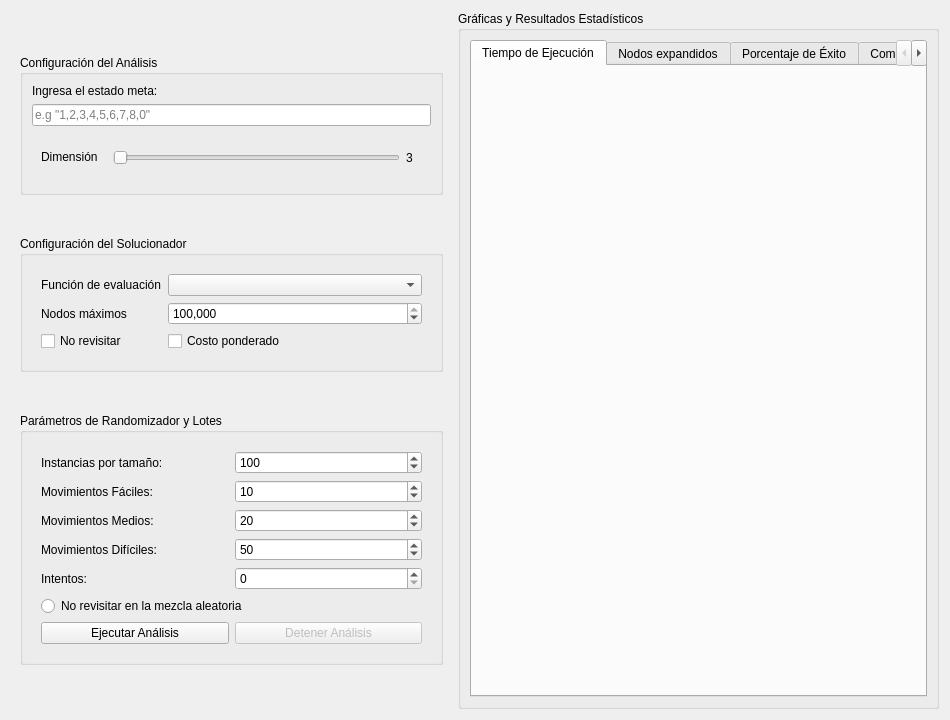
<?xml version="1.0" encoding="UTF-8"?>
<ui version="4.0">
 <class>AnalysisTab</class>
 <widget class="QWidget" name="AnalysisTab">
  <property name="geometry">
   <rect>
    <x>0</x>
    <y>0</y>
    <width>950</width>
    <height>720</height>
   </rect>
  </property>
  <property name="sizePolicy">
   <sizepolicy hsizetype="Expanding" vsizetype="Expanding">
    <horstretch>0</horstretch>
    <verstretch>0</verstretch>
   </sizepolicy>
  </property>
  <property name="windowTitle">
   <string>Análisis Empírico</string>
  </property>
  <layout class="QHBoxLayout" name="main_layout">
   <item>
    <widget class="QWidget" name="left_panel" native="true">
     <property name="sizePolicy">
      <sizepolicy hsizetype="Preferred" vsizetype="Expanding">
       <horstretch>1</horstretch>
       <verstretch>0</verstretch>
      </sizepolicy>
     </property>
     <layout class="QVBoxLayout" name="left_panel_layout">
      <item>
       <widget class="QGroupBox" name="analysis_batch_panel">
        <property name="sizePolicy">
         <sizepolicy hsizetype="Preferred" vsizetype="Fixed">
          <horstretch>0</horstretch>
          <verstretch>0</verstretch>
         </sizepolicy>
        </property>
        <property name="title">
         <string>Configuración del Análisis</string>
        </property>
        <layout class="QVBoxLayout" name="verticalLayout">
         <item>
          <widget class="QLabel" name="goal_input_label">
           <property name="text">
            <string>Ingresa el estado meta:</string>
           </property>
          </widget>
         </item>
         <item>
          <widget class="QLineEdit" name="goal_input">
           <property name="placeholderText">
            <string>e.g &quot;1,2,3,4,5,6,7,8,0&quot;</string>
           </property>
          </widget>
         </item>
         <item>
          <widget class="QWidget" name="dimensio_batch_control" native="true">
           <layout class="QHBoxLayout" name="horizontalLayout_2">
            <item>
             <widget class="QLabel" name="dimension_label">
              <property name="sizePolicy">
               <sizepolicy hsizetype="Preferred" vsizetype="Fixed">
                <horstretch>0</horstretch>
                <verstretch>0</verstretch>
               </sizepolicy>
              </property>
              <property name="text">
               <string>Dimensión</string>
              </property>
             </widget>
            </item>
            <item>
             <widget class="QWidget" name="dimension_widget" native="true">
              <layout class="QHBoxLayout" name="horizontalLayout">
               <item>
                <widget class="QSlider" name="dimension_slider">
                 <property name="minimum">
                  <number>3</number>
                 </property>
                 <property name="maximum">
                  <number>15</number>
                 </property>
                 <property name="orientation">
                  <enum>Qt::Orientation::Horizontal</enum>
                 </property>
                </widget>
               </item>
               <item>
                <widget class="QLabel" name="dimension_value_label">
                 <property name="text">
                  <string>3</string>
                 </property>
                </widget>
               </item>
              </layout>
             </widget>
            </item>
           </layout>
          </widget>
         </item>
        </layout>
       </widget>
      </item>
      <item>
       <widget class="QGroupBox" name="solver_panel">
        <property name="sizePolicy">
         <sizepolicy hsizetype="Preferred" vsizetype="Fixed">
          <horstretch>0</horstretch>
          <verstretch>0</verstretch>
         </sizepolicy>
        </property>
        <property name="title">
         <string>Configuración del Solucionador</string>
        </property>
        <layout class="QVBoxLayout" name="solver_layout">
         <item>
          <widget class="QWidget" name="solver_controls" native="true">
           <layout class="QGridLayout" name="solver_grid">
            <item row="2" column="0">
             <widget class="QLabel" name="max_nodes_label">
              <property name="text">
               <string>Nodos máximos</string>
              </property>
             </widget>
            </item>
            <item row="2" column="2">
             <widget class="QSpinBox" name="max_nodes_spin">
              <property name="sizePolicy">
               <sizepolicy hsizetype="Expanding" vsizetype="Fixed">
                <horstretch>0</horstretch>
                <verstretch>0</verstretch>
               </sizepolicy>
              </property>
              <property name="showGroupSeparator" stdset="0">
               <bool>true</bool>
              </property>
              <property name="maximum">
               <number>999999999</number>
              </property>
              <property name="singleStep">
               <number>100</number>
              </property>
              <property name="stepType">
               <enum>QAbstractSpinBox::StepType::AdaptiveDecimalStepType</enum>
              </property>
              <property name="value">
               <number>10000000</number>
              </property>
             </widget>
            </item>
            <item row="1" column="2">
             <widget class="QComboBox" name="eval_combo">
              <property name="sizePolicy">
               <sizepolicy hsizetype="Expanding" vsizetype="Fixed">
                <horstretch>0</horstretch>
                <verstretch>0</verstretch>
               </sizepolicy>
              </property>
              <property name="currentIndex">
               <number>-1</number>
              </property>
              <property name="placeholderText">
               <string>Seleccione...</string>
              </property>
              <item>
               <property name="text">
                <string>Manhattan + Mal colocadas + Dispersión</string>
               </property>
              </item>
              <item>
               <property name="text">
                <string>Manhattan + Mal colocadas + Proximidad</string>
               </property>
              </item>
              <item>
               <property name="text">
                <string>Manhattan + Pares rotos</string>
               </property>
              </item>
             </widget>
            </item>
            <item row="3" column="0">
             <widget class="QCheckBox" name="avoid_revisits_solver_radio">
              <property name="text">
               <string>No revisitar</string>
              </property>
             </widget>
            </item>
            <item row="1" column="0">
             <widget class="QLabel" name="eval_label">
              <property name="text">
               <string>Función de evaluación</string>
              </property>
             </widget>
            </item>
            <item row="3" column="2">
             <widget class="QCheckBox" name="weighted_cost_radio">
              <property name="text">
               <string>Costo ponderado</string>
              </property>
             </widget>
            </item>
           </layout>
          </widget>
         </item>
        </layout>
       </widget>
      </item>
      <item>
       <widget class="QGroupBox" name="randomizer_batch_panel">
        <property name="sizePolicy">
         <sizepolicy hsizetype="Preferred" vsizetype="Fixed">
          <horstretch>0</horstretch>
          <verstretch>0</verstretch>
         </sizepolicy>
        </property>
        <property name="title">
         <string>Parámetros de Randomizador y Lotes</string>
        </property>
        <layout class="QVBoxLayout" name="randomizer_batch_layout">
         <item>
          <widget class="QWidget" name="batch_controls" native="true">
           <layout class="QGridLayout" name="batch_grid">
            <item row="0" column="0">
             <widget class="QLabel" name="instances_label">
              <property name="text">
               <string>Instancias por tamaño:</string>
              </property>
             </widget>
            </item>
            <item row="0" column="1">
             <widget class="QSpinBox" name="instances_spin">
              <property name="showGroupSeparator" stdset="0">
               <bool>true</bool>
              </property>
              <property name="maximum">
               <number>1000</number>
              </property>
              <property name="value">
               <number>100</number>
              </property>
             </widget>
            </item>
            <item row="1" column="0">
             <widget class="QLabel" name="easy_label">
              <property name="text">
               <string>Movimientos Fáciles:</string>
              </property>
             </widget>
            </item>
            <item row="1" column="1">
             <widget class="QSpinBox" name="easy_spin">
              <property name="showGroupSeparator" stdset="0">
               <bool>true</bool>
              </property>
              <property name="maximum">
               <number>999</number>
              </property>
              <property name="value">
               <number>10</number>
              </property>
             </widget>
            </item>
            <item row="2" column="0">
             <widget class="QLabel" name="medium_label">
              <property name="text">
               <string>Movimientos Medios:</string>
              </property>
             </widget>
            </item>
            <item row="2" column="1">
             <widget class="QSpinBox" name="medium_spin">
              <property name="showGroupSeparator" stdset="0">
               <bool>true</bool>
              </property>
              <property name="maximum">
               <number>999</number>
              </property>
              <property name="value">
               <number>20</number>
              </property>
             </widget>
            </item>
            <item row="3" column="0">
             <widget class="QLabel" name="hard_label">
              <property name="text">
               <string>Movimientos Difíciles:</string>
              </property>
             </widget>
            </item>
            <item row="3" column="1">
             <widget class="QSpinBox" name="hard_spin">
              <property name="showGroupSeparator" stdset="0">
               <bool>true</bool>
              </property>
              <property name="maximum">
               <number>999</number>
              </property>
              <property name="value">
               <number>50</number>
              </property>
             </widget>
            </item>
            <item row="4" column="0">
             <widget class="QLabel" name="attempts_label">
              <property name="text">
               <string>Intentos:</string>
              </property>
             </widget>
            </item>
            <item row="4" column="1">
             <widget class="QSpinBox" name="attempts_spin">
              <property name="showGroupSeparator" stdset="0">
               <bool>true</bool>
              </property>
              <property name="maximum">
               <number>999999999</number>
              </property>
             </widget>
            </item>
            <item row="5" column="0" colspan="2">
             <widget class="QRadioButton" name="avoid_revisits_rand_radio">
              <property name="text">
               <string>No revisitar en la mezcla aleatoria</string>
              </property>
             </widget>
            </item>
            <item row="6" column="0">
             <widget class="QPushButton" name="run_analysis_btn">
              <property name="text">
               <string>Ejecutar Análisis</string>
              </property>
             </widget>
            </item>
            <item row="6" column="1">
             <widget class="QPushButton" name="stop_analysis_btn">
              <property name="enabled">
               <bool>false</bool>
              </property>
              <property name="text">
               <string>Detener Análisis</string>
              </property>
             </widget>
            </item>
           </layout>
          </widget>
         </item>
        </layout>
       </widget>
      </item>
     </layout>
    </widget>
   </item>
   <item>
    <widget class="QGroupBox" name="charts_group_panel">
     <property name="sizePolicy">
      <sizepolicy hsizetype="Expanding" vsizetype="Expanding">
       <horstretch>2</horstretch>
       <verstretch>0</verstretch>
      </sizepolicy>
     </property>
     <property name="title">
      <string>Gráficas y Resultados Estadísticos</string>
     </property>
     <layout class="QVBoxLayout" name="charts_group_layout">
      <item>
       <widget class="QTabWidget" name="charts_tab_widget">
        <property name="currentIndex">
         <number>0</number>
        </property>
        <widget class="QWidget" name="time_tab">
         <attribute name="title">
          <string>Tiempo de Ejecución</string>
         </attribute>
         <layout class="QVBoxLayout" name="time_layout">
          <item>
           <widget class="QWidget" name="time_chart_view" native="true">
            <property name="sizePolicy">
             <sizepolicy hsizetype="Expanding" vsizetype="Expanding">
              <horstretch>0</horstretch>
              <verstretch>0</verstretch>
             </sizepolicy>
            </property>
           </widget>
          </item>
         </layout>
        </widget>
        <widget class="QWidget" name="nodes_tab">
         <attribute name="title">
          <string>Nodos expandidos</string>
         </attribute>
         <layout class="QVBoxLayout" name="nodes_layout">
          <item>
           <widget class="QWidget" name="nodes_chart_view" native="true">
            <property name="sizePolicy">
             <sizepolicy hsizetype="Expanding" vsizetype="Expanding">
              <horstretch>0</horstretch>
              <verstretch>0</verstretch>
             </sizepolicy>
            </property>
           </widget>
          </item>
         </layout>
        </widget>
        <widget class="QWidget" name="success_tab">
         <attribute name="title">
          <string>Porcentaje de Éxito</string>
         </attribute>
         <layout class="QVBoxLayout" name="success_layout">
          <item>
           <widget class="QWidget" name="success_chart_view" native="true">
            <property name="sizePolicy">
             <sizepolicy hsizetype="Expanding" vsizetype="Expanding">
              <horstretch>0</horstretch>
              <verstretch>0</verstretch>
             </sizepolicy>
            </property>
           </widget>
          </item>
         </layout>
        </widget>
        <widget class="QWidget" name="optimal_tab">
         <attribute name="title">
          <string>Comparativa vs Óptima</string>
         </attribute>
         <layout class="QVBoxLayout" name="optimal_layout">
          <item>
           <widget class="QWidget" name="optimal_chart_view" native="true">
            <property name="sizePolicy">
             <sizepolicy hsizetype="Expanding" vsizetype="Expanding">
              <horstretch>0</horstretch>
              <verstretch>0</verstretch>
             </sizepolicy>
            </property>
           </widget>
          </item>
         </layout>
        </widget>
       </widget>
      </item>
     </layout>
    </widget>
   </item>
  </layout>
 </widget>
 <resources/>
 <connections/>
</ui>
